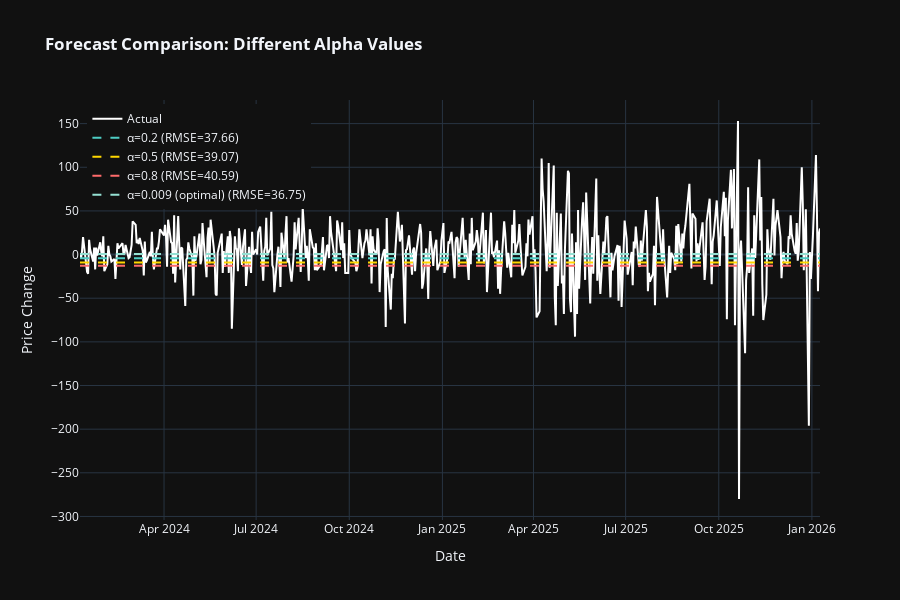

Write notebook code for a chart like this one.
### Code cell
# Visualize comparison
fig = go.Figure()

# Actual test data
fig.add_trace(go.Scatter(
    x=test.index,
    y=test.values,
    mode='lines',
    name='Actual',
    line=dict(color='white', width=2)
))

# Different forecasts
colors = ['#4ECDC4', '#FFD700', '#FF6B6B', '#95E1D3']
for (label, data), color in zip(forecast_comparison.items(), colors):
    fig.add_trace(go.Scatter(
        x=test.index,
        y=data['forecast'].values,
        mode='lines',
        name=f'{label} (RMSE={data["rmse"]:.2f})',
        line=dict(color=color, width=2, dash='dash')
    ))

fig.update_layout(
    title='<b>Forecast Comparison: Different Alpha Values</b>',
    xaxis_title='Date',
    yaxis_title='Price Change',
    hovermode='x unified',
    height=600,
    template='plotly_dark',
    legend=dict(x=0.01, y=0.99)
)

fig.show()

### Figure 1 — Plotly figure (JSON) as saved in the notebook; plotly's stock layout.template omitted (floating-point values rounded to 4 significant figures; data arrays with more than 128 entries replaced by an {"elided": "..."} marker saying what was removed)
{"data": [{"line": {"color": "white", "width": 2}, "mode": "lines", "name": "Actual", "type": "scatter", "x": {"elided": "503 str values"}, "y": {"elided": "503 float values"}}, {"line": {"color": "#4ECDC4", "dash": "dash", "width": 2}, "mode": "lines", "name": "α=0.2 (RMSE=37.66)", "type": "scatter", "x": {"elided": "503 str values"}, "y": {"elided": "503 float values"}}, {"line": {"color": "#FFD700", "dash": "dash", "width": 2}, "mode": "lines", "name": "α=0.5 (RMSE=39.07)", "type": "scatter", "x": {"elided": "503 str values"}, "y": {"elided": "503 float values"}}, {"line": {"color": "#FF6B6B", "dash": "dash", "width": 2}, "mode": "lines", "name": "α=0.8 (RMSE=40.59)", "type": "scatter", "x": {"elided": "503 str values"}, "y": {"elided": "503 float values"}}, {"line": {"color": "#95E1D3", "dash": "dash", "width": 2}, "mode": "lines", "name": "α=0.009 (optimal) (RMSE=36.75)", "type": "scatter", "x": {"elided": "503 str values"}, "y": {"elided": "503 float values"}}], "layout": {"height": 600, "hovermode": "x unified", "legend": {"x": 0.01, "y": 0.99}, "title": {"text": "<b>Forecast Comparison: Different Alpha Values</b>"}, "xaxis": {"title": {"text": "Date"}}, "yaxis": {"title": {"text": "Price Change"}}}}
